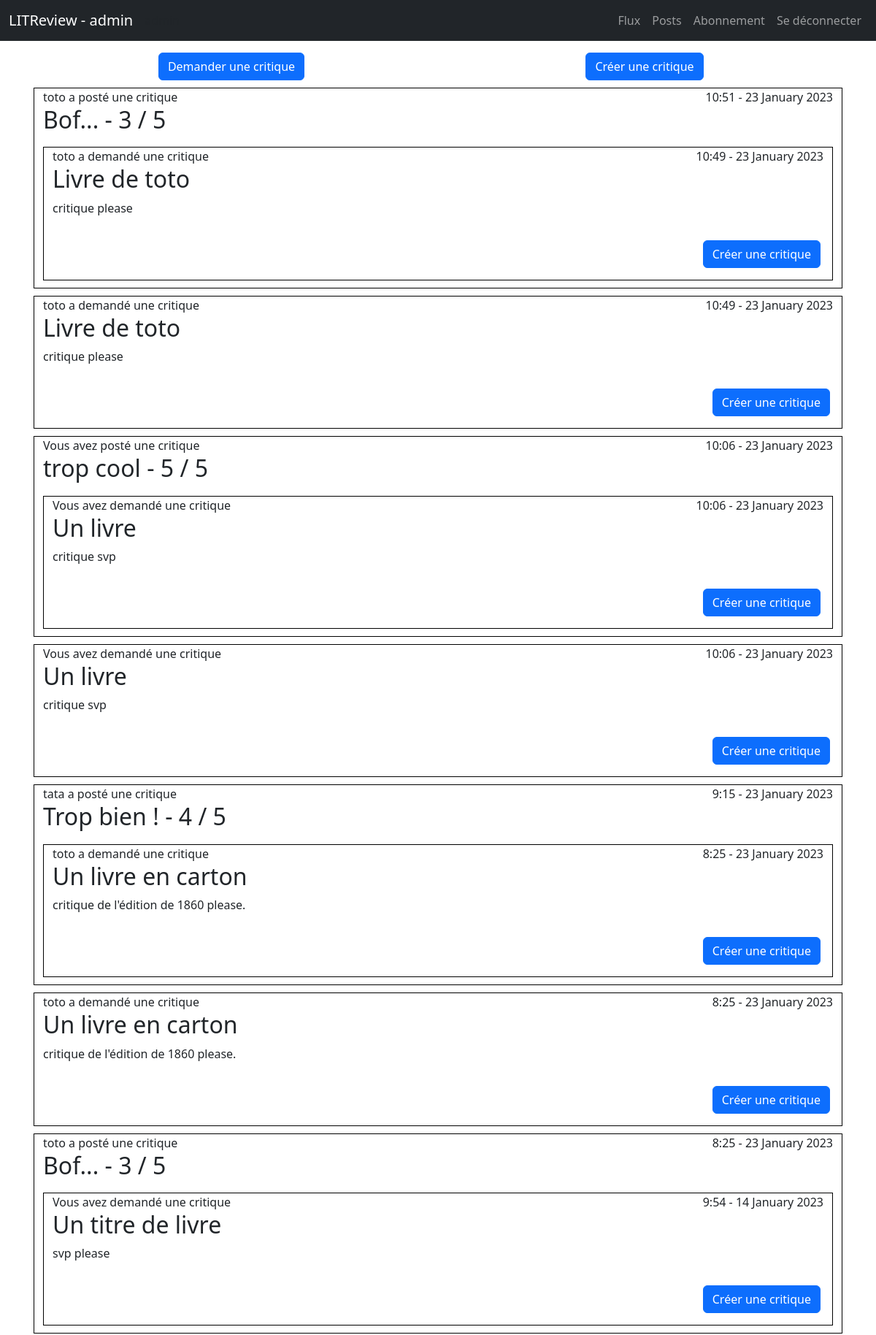
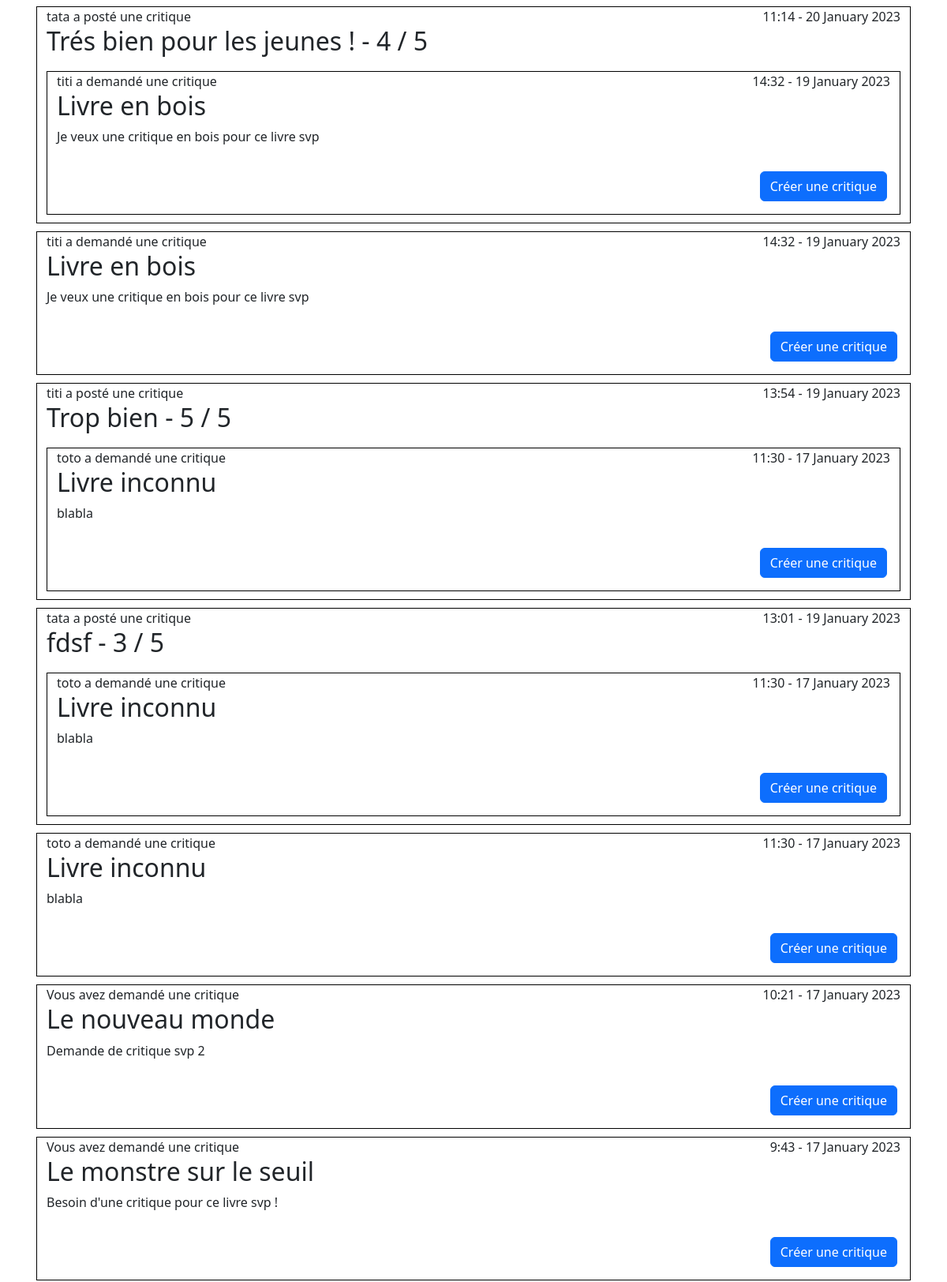
The page / (signed in, upper part) on the database its author committed (2 pictures, top to bottom).
### bookreview/models.py (models this page shows, shortened)
class User(AbstractUser):
    pass

class Review(models.Model):
    ticket = models.ForeignKey(to=Ticket, on_delete=models.CASCADE)
    rating = models.PositiveSmallIntegerField(validators=[
                                                  MinValueValidator(0),
                                                  MaxValueValidator(5),
                                              ])
    user = models.ForeignKey(to=settings.AUTH_USER_MODEL, on_delete=models.CASCADE)
    headline = models.CharField(max_length=128)
    body = models.TextField(max_length=8192, blank=True)
    time_created = models.DateTimeField(auto_now_add=True)

class Ticket(models.Model):
    title = models.CharField(max_length=128)
    description = models.TextField(max_length=2048, blank=True)
    user = models.ForeignKey(to=settings.AUTH_USER_MODEL,
                             on_delete=models.CASCADE)
    image = models.ImageField(blank=True)
    time_created = models.DateTimeField(auto_now_add=True)

### bookreview/views.py (the view)
# urls.py: path('', bookreview.views.FluxView.as_view(), name='flux'),
class FluxView(LoginRequiredMixin, TemplateView):
    template_name = "bookreview/flux.html"
    def get_context_data(self, **kwargs):
        kwargs = super().get_context_data(**kwargs)
        tickets = Ticket.objects.all()
        tickets = tickets.annotate(content_type=Value("TICKET", CharField()))
        reviews = Review.objects.all()
        reviews = reviews.annotate(content_type=Value("REVIEW", CharField()))
        posts = sorted(
            chain(reviews, tickets),
            key=lambda post: post.time_created,
            reverse=True
        )
        kwargs["posts"] = posts
        return kwargs

### bookreview/templates/bookreview/flux.html
{% extends 'base.html' %}
{% block content %}
<div class="p-3 container">
    <div class="row text-center">
        <div class="col">
            <a class="btn btn-primary" href="{% url 'ticket_create' %}">Demander une critique</a>
        </div>
        <div class="col">
            <a class="btn btn-primary" href="{% url 'ticket_and_review_create' %}">Créer une critique</a>
        </div>
    </div>
    {% for post in posts %}
        {% if post.content_type == 'TICKET' %}
            {% include 'bookreview/ticket_post_flux.html' with ticket=post %}
        {% elif post.content_type == 'REVIEW' %}
            {% include 'bookreview/review_post_flux.html' with review=post %}
        {% endif %}
    {% endfor %}
</div>
{% endblock %}

### bookreview/templates/bookreview/nav.html (shortened to what this page needs)
<nav class="navbar navbar-expand-sm bg-dark" data-bs-theme="dark">
    <div class="container-fluid">
        <a class="navbar-brand" href="{% url 'flux' %}">
            LITReview
            {% if request.user.is_authenticated %}
            - {{ request.user.username }}
        {% endif %}
        </a>
        {% if request.user.is_authenticated %}
            <span>{{ request.user.username }}</span>
        {% endif %}
        <div class="collapse navbar-collapse" id="navbarNavAltMarkup">
            <div class="navbar-nav ms-auto">
                {% if request.user.is_authenticated %}
                  <a class="nav-link" href="{% url 'flux' %}">Flux</a>
                  <a class="nav-link" href="{% url 'posts' %}">Posts</a>
                  <a class="nav-link" href="{% url 'follow' %}">Abonnement</a>
                  <a class="nav-link" href="{% url 'logout' %}">Se déconnecter</a>
                {% endif %}
            </div>
        </div>
    </div>
</nav>

### bookreview/templates/bookreview/review_post_flux.html
<div class="row flux-post">
    <div class="d-flex justify-content-between">
        <span class="pull-left">
            {% if request.user == review.user %}
            Vous avez
            {% else %}
            {{ review.user }} a
            {% endif %}
            posté une critique
        </span>
        <span class="float-right">{{ review.time_created|date:'G:i - j F Y' }}</span>
    </div>
    <div>
        <h2>{{ review.headline }} - {{ review.rating }} / 5</h2>
    </div>
    <div>
        {% include 'bookreview/ticket_post_flux.html' with ticket=review.ticket %}
    </div>
</div>

### bookreview/templates/bookreview/ticket_post_flux.html
<div class="row flux-post">
    <div class="d-flex justify-content-between">
        <span>
            {% if request.user == ticket.user %}
            Vous avez
            {% else %}
            {{ ticket.user }} a
            {% endif %}
            demandé une critique
        </span>
        <span class="float-right">{{ ticket.time_created|date:'G:i - j F Y' }}</span>
    </div>
    <div>
        <h2>{{ ticket.title }}</h2>
        <p>{{ ticket.description }}</p>
    </div>
    <div class="p-3 d-flex justify-content-end">
        <a class="btn btn-primary float-right" href="{% url 'review_ticket' ticket.id %}">Créer une critique</a>
    </div>
</div>

### bookreview/static/bookreview/style.css (style rules this page uses)
.flux-post { border: 1px solid black; margin: 10px 0; }

### rows shown on the page
User: user.username "admin"
Review: user "toto", time_created "10:51 - 23 January 2023", headline "Bof...", rating "3"
Ticket: user "toto", time_created "10:49 - 23 January 2023", title "Livre de toto", description "critique please"
Review: shows "Vous avez", time_created "10:06 - 23 January 2023", headline "trop cool", rating "5"
Ticket: time_created "10:06 - 23 January 2023", title "Un livre", description "critique svp", shows "Vous avez"
Review: user "tata", time_created "9:15 - 23 January 2023", headline "Trop bien !", rating "4"
Ticket: user "toto", time_created "8:25 - 23 January 2023", title "Un livre en carton", description "critique de l'édition de 1860 please."
Review: user "toto", time_created "8:25 - 23 January 2023", headline "Bof...", rating "3", shows "Vous avez"
Ticket: time_created "9:54 - 14 January 2023", title "Un titre de livre", description "svp please"
Review: user "tata", time_created "11:14 - 20 January 2023", headline "Trés bien pour les jeunes !", rating "4"
Ticket: user "titi", time_created "14:32 - 19 January 2023", title "Livre en bois", description "Je veux une critique en bois pour ce livre svp"
Review: user "titi", time_created "13:54 - 19 January 2023", headline "Trop bien", rating "5"
Ticket: user "toto", time_created "11:30 - 17 January 2023", title "Livre inconnu", description "blabla"
Review: user "tata", time_created "13:01 - 19 January 2023", headline "fdsf", rating "3"
Ticket: shows "Vous avez", time_created "10:21 - 17 January 2023", title "Le nouveau monde", description "Demande de critique svp 2"
Ticket: shows "Vous avez", time_created "9:43 - 17 January 2023", title "Le monstre sur le seuil", description "Besoin d'une critique pour ce livre svp !"
